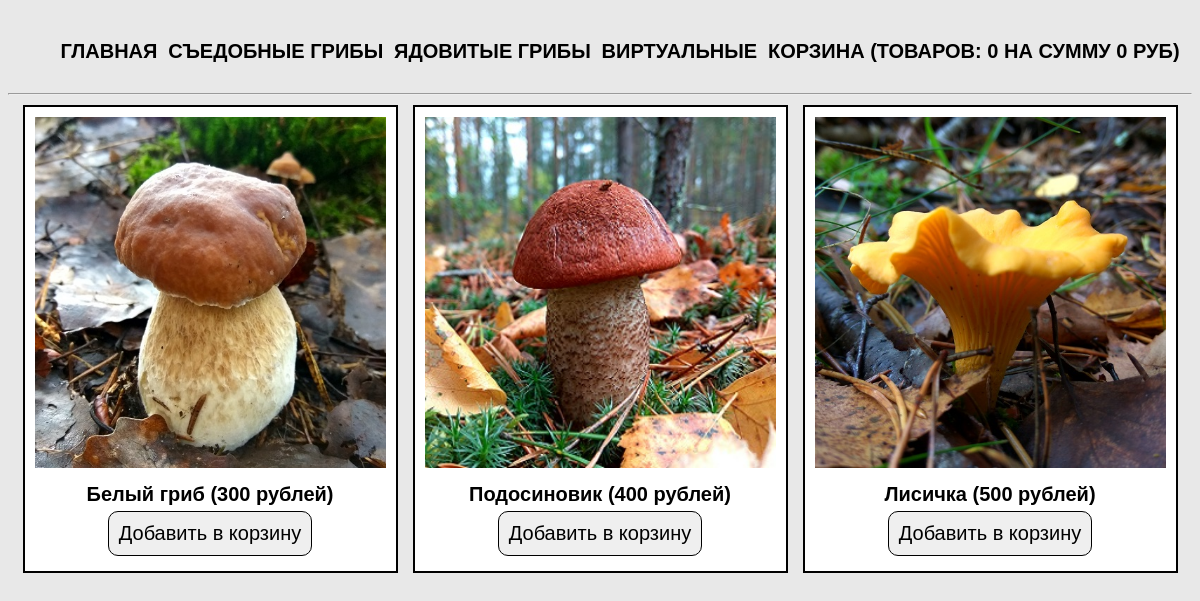
/index.php?category=edible, run on the app's committed database.
### tables this page shows
CREATE TABLE `categories` (
  `id` int(10) NOT NULL,
  `name` varchar(50) NOT NULL,
  `rus_name` varchar(50) NOT NULL
);

CREATE TABLE `products` (
  `id` int(11) NOT NULL,
  `title` varchar(50) NOT NULL,
  `category` varchar(50) NOT NULL,
  `price` int(10) NOT NULL,
  `rus_name` varchar(50) NOT NULL,
  `img` varchar(50) NOT NULL,
  `description` text
);

### index.php (the view, shortened to what this page needs)
<?php
require_once 'parts/header.php';
if (isset($_GET['category'])) {
    $currentCategory = $_GET['category'];
    $products = $connect->query("SELECT * FROM products WHERE category='$currentCategory'");
    $products = $products->fetchAll(PDO::FETCH_ASSOC);
} else {
    $products = $connect->query("SELECT * FROM products");
    $products = $products->fetchAll(PDO::FETCH_ASSOC);
}
?>
<div class="main">
    <? foreach ($products as $product) { ?>
    <div class="card">
        <a href="product.php?product=<? echo $product['title'] ?>">
            <img src="img/<? echo $product['img'] ?>" alt="<? echo $product['rus_name'] ?>">
        </a>
        <div class="label"><? echo $product['rus_name'] ?> (<? echo $product['price'] ?> рублей)</div>
        <? require 'parts/add-form.php' ?>
    </div>
    <? } ?>
</div>
</body>
</html>

### parts/header.php (shortened to what this page needs)
<?php
    require_once 'db/db.php';
    $categories = $connect->query("SELECT * FROM categories");
    $categories = $categories->fetchAll(PDO::FETCH_ASSOC);
?>
<!doctype html>
<html lang="ru">
<head>
    <link rel="stylesheet" href="css/style.css">
</head>
<body>
<nav>
    <ul>
        <li><a href="index.php">Главная</a></li>
        <? foreach ($categories as $catgory) { ?>
        <li><a href="index.php?category=<? echo $catgory['name']?>"><? echo $catgory['rus_name'] ?></a></li>
        <? } ?>
        <li><a href="cart.php">Корзина (Товаров: <? echo $_SESSION['totalQuantity'] ? : 0 ?> на сумму <? echo $_SESSION['totalPrice'] ? : 0 ?> руб)</a></li>
    </ul>
</nav>
<hr>

### parts/add-form.php (shortened to what this page needs)
<form action="actions/add.php" method="POST">
    <input type="submit" value="Добавить в корзину">
</form>

### css/style.css (style rules this page uses)
* { font-family: 'Arial', sans-serif; font-size: 20px; }
body { margin-top: 20px; background-color: #e8e8e8; }
a { text-decoration: none; text-transform: uppercase; color: #000000; -webkit-transition: all .3s; -moz-transition: all .3s; -ms-transition: all .3s; -o-transition: all .3s; transition: all .3s; }
input, button { margin: 5px auto; border: none; padding: 10px; -webkit-transition: all .3s; -moz-transition: all .3s; -ms-transition: all .3s; -o-transition: all .3s; transition: all .3s; }
input[type=submit], button { -webkit-border-radius: 10px; -moz-border-radius: 10px; border-radius: 10px; border: 1px solid black; display: block; cursor: pointer; }
label, .label { margin-top: 10px; font-weight: 700; }
img { width: 100%; }
.main, nav { width: 1170px; margin: auto; display: flex; flex-wrap: wrap; justify-content: space-around; }
nav ul { display: flex; list-style: none; width: 100%; justify-content: space-around; font-weight: 700; }
.card { margin-bottom: 15px; width: 30%; padding: 10px; border: 2px solid black; text-align: center; background-color: #fff; }

### data on the page
categories: rus_name "СЪЕДОБНЫЕ ГРИБЫ"
categories: rus_name "ЯДОВИТЫЕ ГРИБЫ"
categories: rus_name "ВИРТУАЛЬНЫЕ"
products: img (picture), rus_name "Белый гриб", price "300"
products: img (picture), rus_name "Подосиновик", price "400"
products: img (picture), rus_name "Лисичка", price "500"

### other printed values
$_SESSION['totalQuantity'] ? : 0 "0"
$_SESSION['totalPrice'] ? : 0 "0"
